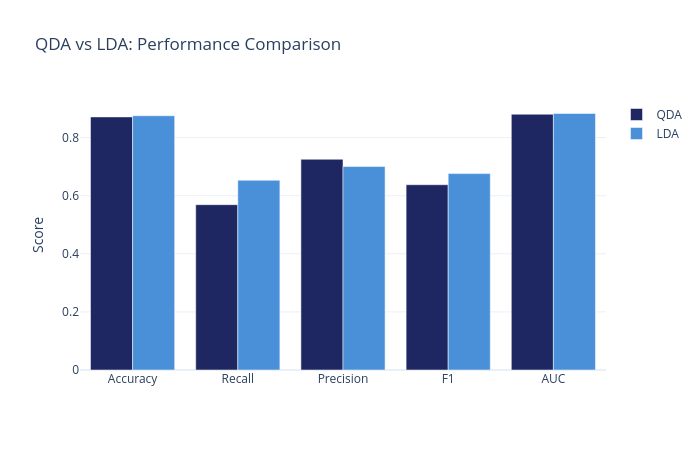

Notebook code cell kept with this figure:
### Markdown cell above
---
## 7. QDA vs LDA: Comparison on the HMEQ Data

### Code cell
# Train LDA for comparison
lda_pipe = Pipeline([
    ("prep", prep_linear),
    ("clf", LinearDiscriminantAnalysis(shrinkage="auto", solver="lsqr")),
])
lda_pipe.fit(X_train, y_train)

# Compare metrics
models_to_compare = [
    ("QDA", best_qda),
    ("LDA", lda_pipe),
]

comparison_results = []
for name, model in models_to_compare:
    y_pred_temp = model.predict(X_test)
    y_proba_temp = model.predict_proba(X_test)[:, 1]
    
    comparison_results.append({
        "Model": name,
        "Accuracy": accuracy_score(y_test, y_pred_temp),
        "Recall": recall_score(y_test, y_pred_temp),
        "Precision": precision_score(y_test, y_pred_temp, zero_division=0),
        "F1": f1_score(y_test, y_pred_temp),
        "AUC": roc_auc_score(y_test, y_proba_temp),
    })

df_comparison = pd.DataFrame(comparison_results)
print("\nQDA vs LDA Performance Comparison:")
print(df_comparison.to_string(index=False))

# Visualize
fig_comp = go.Figure(data=[
    go.Bar(name="QDA", x=df_comparison.columns[1:], y=df_comparison.iloc[0, 1:].values,
           marker_color=COLORS["navy"]),
    go.Bar(name="LDA", x=df_comparison.columns[1:], y=df_comparison.iloc[1, 1:].values,
           marker_color=COLORS["accent"]),
])
fig_comp.update_layout(
    title="QDA vs LDA: Performance Comparison",
    yaxis_title="Score",
    height=450, width=700,
    barmode="group",
)
fig_comp.show()
save_chart(fig_comp, MODEL_SLUG, "qda_vs_lda_comparison")

### Figure 1 — Plotly figure (JSON) as saved in the notebook; plotly's stock layout.template omitted (floating-point values rounded to 4 significant figures)
{"data": [{"marker": {"color": "#1E2761"}, "name": "QDA", "type": "bar", "x": ["Accuracy", "Recall", "Precision", "F1", "AUC"], "y": [0.8711, 0.569, 0.7253, 0.6377, 0.8803]}, {"marker": {"color": "#4A90D9"}, "name": "LDA", "type": "bar", "x": ["Accuracy", "Recall", "Precision", "F1", "AUC"], "y": [0.8752, 0.6532, 0.7004, 0.676, 0.8829]}], "layout": {"barmode": "group", "height": 450, "title": {"text": "QDA vs LDA: Performance Comparison"}, "width": 700, "yaxis": {"title": {"text": "Score"}}}}
